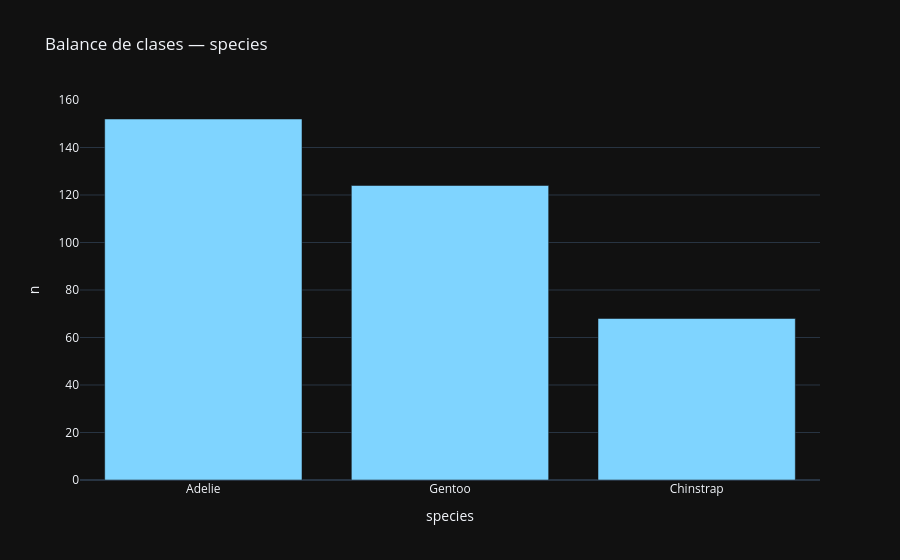

The cell this chart's notebook holds for it:
### Code cell
# 2.3 Variable objetivo
TARGET = "species"
if TARGET and TARGET in df.columns:
    if "deep" == 'regresion':
        display(df[TARGET].describe().to_frame())
        px.histogram(df, x=TARGET, nbins=40, title=f'Distribución de {TARGET}').show()
    else:
        vc = df[TARGET].value_counts(dropna=False)
        display(pd.DataFrame({'n': vc, '%': (vc/len(df)*100).round(2)}))
        px.bar(x=vc.index.astype(str), y=vc.values, labels={'x': TARGET, 'y': 'n'},
               title=f'Balance de clases — {TARGET}').show()
        imb = vc.min()/vc.max()
        print(f'Ratio min/max de clases: {imb:.2f}' + ('  ⚠️ desbalanceado' if imb < 0.4 else ''))
else:
    print('Sin target supervisado en esta etapa.')

### Figure 1 — Plotly figure (JSON) as saved in the notebook; plotly's stock layout.template omitted (floating-point values rounded to 4 significant figures)
{"data": [{"hovertemplate": "species=%{x}<br>n=%{y}<extra></extra>", "legendgroup": "", "marker": {"color": "#7fd4ff", "pattern": {"shape": ""}}, "name": "", "orientation": "v", "showlegend": false, "textposition": "auto", "type": "bar", "x": ["Adelie", "Gentoo", "Chinstrap"], "xaxis": "x", "y": [152, 124, 68], "yaxis": "y"}], "layout": {"barmode": "relative", "legend": {"tracegroupgap": 0}, "title": {"text": "Balance de clases — species"}, "xaxis": {"anchor": "y", "domain": [0.0, 1.0], "title": {"text": "species"}}, "yaxis": {"anchor": "x", "domain": [0.0, 1.0], "title": {"text": "n"}}}}
